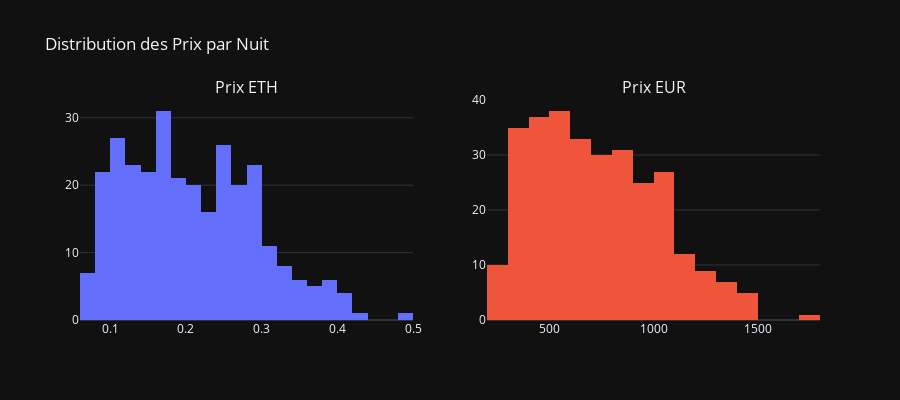

Notebook code for this chart:
### Markdown cell above
### 📊 Distribution des Prix (ETH & EUR)

### Code cell
fig = make_subplots(rows=1, cols=2, subplot_titles=('Prix ETH', 'Prix EUR'))

fig.add_trace(go.Histogram(x=df_properties['price_per_night_eth'], nbinsx=30, name='ETH', marker_color='#636EFA'), row=1, col=1)
fig.add_trace(go.Histogram(x=df_properties['price_per_night_eur'], nbinsx=30, name='EUR', marker_color='#EF553B'), row=1, col=2)

fig.update_layout(height=400, title_text='Distribution des Prix par Nuit', showlegend=False)
fig.show()

print(f'💰 Prix moyen: {df_properties["price_per_night_eth"].mean():.4f} ETH ({df_properties["price_per_night_eur"].mean():.0f}€)')
print(f'💰 Prix médian: {df_properties["price_per_night_eth"].median():.4f} ETH ({df_properties["price_per_night_eur"].median():.0f}€)')
print(f'💰 Min: {df_properties["price_per_night_eth"].min():.4f} ETH')
print(f'💰 Max: {df_properties["price_per_night_eth"].max():.4f} ETH')

### Figure 1 — Plotly figure (JSON) as saved in the notebook; plotly's stock layout.template omitted (floating-point values rounded to 4 significant figures; data arrays with more than 128 entries replaced by an {"elided": "..."} marker saying what was removed)
{"data": [{"marker": {"color": "#636EFA"}, "name": "ETH", "nbinsx": 30, "x": {"elided": "300 float values"}, "type": "histogram", "xaxis": "x", "yaxis": "y"}, {"marker": {"color": "#EF553B"}, "name": "EUR", "nbinsx": 30, "x": {"elided": "300 int values"}, "type": "histogram", "xaxis": "x2", "yaxis": "y2"}], "layout": {"xaxis": {"anchor": "y", "domain": [0.0, 0.45]}, "yaxis": {"anchor": "x", "domain": [0.0, 1.0]}, "xaxis2": {"anchor": "y2", "domain": [0.55, 1.0]}, "yaxis2": {"anchor": "x2", "domain": [0.0, 1.0]}, "annotations": [{"font": {"size": 16}, "showarrow": false, "text": "Prix ETH", "x": 0.225, "xanchor": "center", "xref": "paper", "y": 1.0, "yanchor": "bottom", "yref": "paper"}, {"font": {"size": 16}, "showarrow": false, "text": "Prix EUR", "x": 0.775, "xanchor": "center", "xref": "paper", "y": 1.0, "yanchor": "bottom", "yref": "paper"}], "title": {"text": "Distribution des Prix par Nuit"}, "height": 400, "showlegend": false}}
